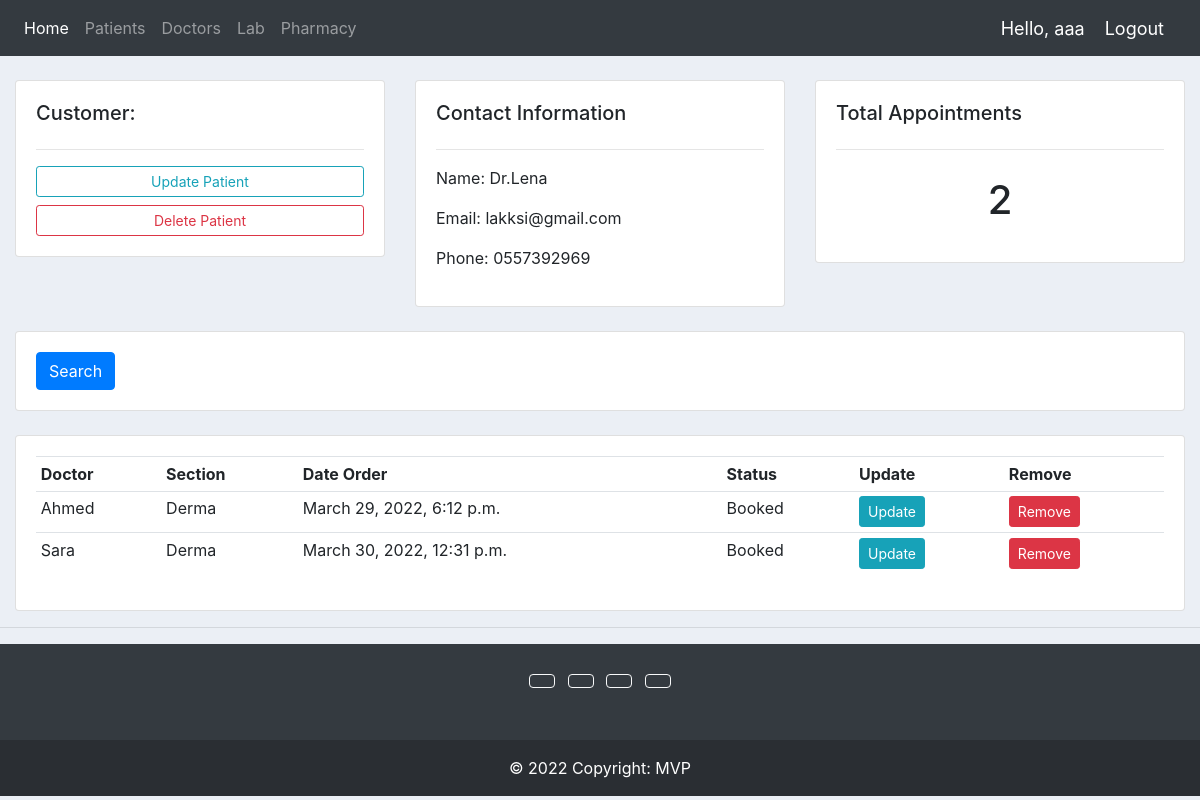
The page /doctor_form/4/ (signed in) on the database its author committed.
### accounts/models.py (models this page shows, shortened)
class Doctor(models.Model):
    SECTION = (
        ('Derma', 'Derma'),
        ('Dentist', 'Dentist'),
        ('General', 'General'),
    )
    name = models.CharField(max_length=200, null=True)
    email = models.EmailField()
    phone = models.CharField(max_length=200, null=True)
    section = models.CharField(max_length=200, null=True, choices=SECTION)
    time_start = models.TimeField('Start of Shift')
    time_end = models.TimeField('End of Shift')

class Appointment(models.Model):
    STATUS = (
        ('Booked', 'Booked'),
        ('Available', 'Available'),
        ('Waiting', 'Waiting')
    )
    patient = models.ForeignKey(Patient, null=True, on_delete=models.SET_NULL)
    doctor = models.ForeignKey(Doctor, null=True, on_delete=models.SET_NULL)
    date_created = models.DateTimeField(auto_now_add=True, null=True)
    status = models.CharField(max_length=200, null=True, choices=STATUS)

class Patient(models.Model):
    name = models.CharField(max_length=200, null=True)
    email = models.EmailField()
    phone = models.CharField(max_length=200, null=True)
    date = models.TimeField()
    def __str__(self):
        return self.name

### accounts/decorators.py (the view)
        def wrapper_func(request, *args, **kwargs):
            group = None
            if request.user.groups.exists():
                group = request.user.groups.all()[0].name
            if group in allowed_roles:
                return view_func(request, *args, **kwargs)
            else:
                return HttpResponse('You are not authorized to view this page')

### accounts/views.py (called while the page is built)
@login_required(login_url='login')
@allowed_users(allowed_roles=['admin'])
def updateDoctor(request, pk):
    doctor = Doctor.objects.get(id=pk)
    appointments = Appointment.objects.filter(doctor=doctor)
    appointment_count = appointments.count
    context = {'doctor': doctor, 'appointments': appointments,
               'appointment_count': appointment_count}
    return render(request, 'accounts/doctor_form.html', context)

### accounts/templates/accounts/doctor_form.html
{%  extends 'accounts/main.html' %}
{% block content %}
	<br>
<div class="row">
	<div class="col-md">
		<div class="card card-body">
			<h5>Customer:</h5>
			<hr>
			<a class="btn btn-outline-info  btn-sm btn-block" href="">Update Patient</a>
			<a class="btn btn-outline-danger  btn-sm btn-block" href="">Delete Patient</a>
		</div>
	</div>
	<div class="col-md">
		<div class="card card-body">
			<h5>Contact Information</h5>
			<hr>
			<p>Name: {{doctor.name}}</p>
			<p>Email: {{doctor.email}}</p>
			<p>Phone: {{doctor.phone}}</p>
		</div>
	</div>
	<div class="col-md">
		<div class="card card-body">
			<h5>Total Appointments</h5>
			<hr>
			<h1 style="text-align: center;padding: 10px">{{appointment_count}}</h1>
		</div>
	</div>
</div>
<br>
<div class="row">
	<div class="col">
		<div class="card card-body">
			<form method="get">
		    <button class="btn btn-primary" type="submit">Search</button>
		  </form>
		</div>
	</div>
</div>
<br>
<div class="row">
	<div class="col-md">
		<div class="card card-body">
			<table class="table table-sm">
				<tr>
					<th>Doctor</th>
					<th>Section</th>
					<th>Date Order</th>
					<th>Status</th>
					<th>Update</th>
					<th>Remove</th>
				</tr>
				{% for appointment in appointments %}
				<tr>
					<td>{{appointment.patient}}</td>
					<td>{{appointment.doctor.section}}</td>
					<td>{{appointment.date_created}}</td>
					<td>{{appointment.status}}</td>
					<td><a class="btn btn-sm btn-info" href="">Update</a></td>
					<td><a class="btn btn-sm btn-danger" href="">Remove</a></td>
				</tr>
				{% endfor %}
			</table>
		</div>
	</div>
</div>
{% endblock %}

### accounts/templates/accounts/navbar.html (shortened to what this page needs)
{% load static %}
<nav class="navbar navbar-expand-lg navbar-dark bg-dark">
  <div class="collapse navbar-collapse" id="navbarNav">
    <ul class="navbar-nav">
      {% if request.user.is_staff %}
      <li class="nav-item active">
        <a class="nav-link" href="{% url 'home' %}">Home</a>
      </li>
      <li class="nav-item">
        <a class="nav-link" href="{% url 'patientHome' %}">Patients</a>
      </li>
      <li class="nav-item">
        <a class="nav-link" href="{% url 'doctor' %}">Doctors</a>
      </li>
      <li class="nav-item">
        <a class="nav-link" href="{% url 'lab' %}">Lab</a>
      </li>
      <li class="nav-item">
        <a class="nav-link" href="">Pharmacy</a>
      </li>
      {% endif %}
    </ul>
  </div>
  <span class="hello-msg">Hello, {{request.user}}</span>
  <span ><a  class="hello-msg" href="{% url 'logout' %}">Logout</a></span>
</nav>

### static/css/main.css (style rules this page uses)
body { background-color: #ebeff5; }

### accounts/templates/accounts/navbar.html (style rules this page uses)
.hello-msg { font-size: 18px; color: #fff; margin-right: 20px; }

### rows shown on the page
Doctor: name "Dr.Lena", email "lakksi@gmail.com", phone "0557392969"
Appointment: patient "Ahmed", doctor.section "Derma", date_created "March 29, 2022, 6:12 p.m.", status "Booked"
Appointment: patient "Sara", doctor.section "Derma", date_created "March 30, 2022, 12:31 p.m.", status "Booked"

### other values the page prints
{{ request.user }} "aaa"
{{ appointment_count }} "2"
